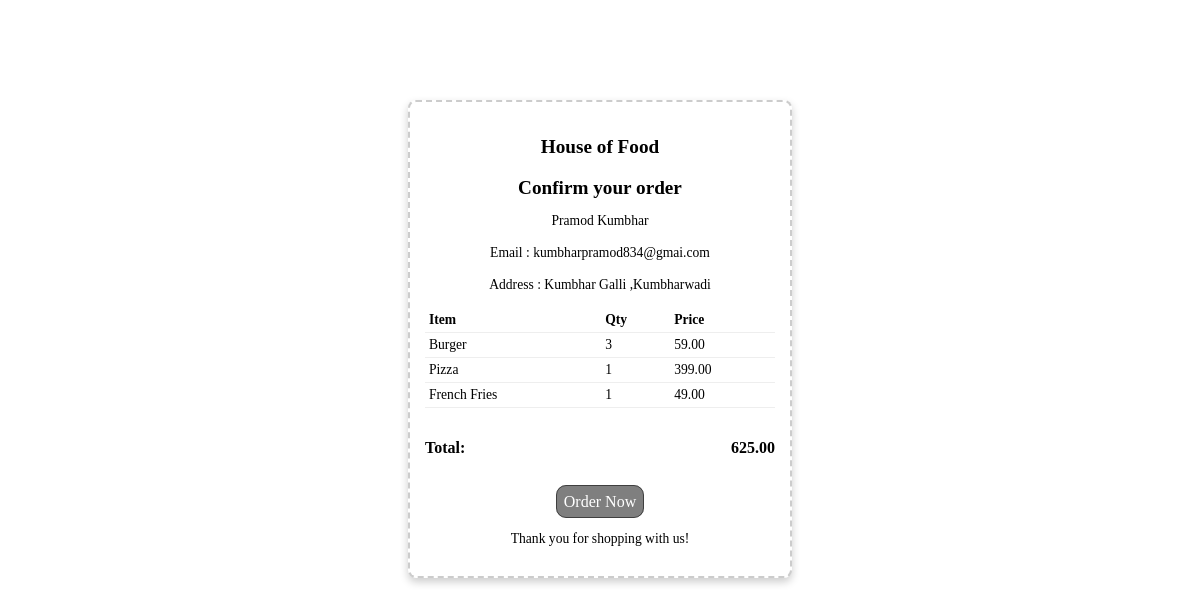
The app's page /hotel/order/ (signed in) with its own data.
### login/models.py (models this page shows, shortened)
class Userdata(models.Model):
    first_name = models.CharField(max_length=100, default="Unknown")
    last_name = models.CharField(max_length=100, default="Unknown")
    address = models.CharField(max_length=200, default="Unknown")
    username = models.CharField(max_length=100, unique=True)
    email = models.EmailField(unique=True)
    phone = models.IntegerField(default=0000000000)
    password = models.CharField(max_length=14)

### hotel_web/models.py (models this page shows, shortened)
class CartItem(models.Model):
    cart = models.ForeignKey(Cart, on_delete=models.CASCADE)
    product = models.ForeignKey(Product, on_delete=models.CASCADE)
    quantity = models.PositiveIntegerField(default=1)
    def total_price(self):
        return self.product.price * self.quantity

class Product(models.Model):
    STATUS_CHOICES = [("AVAILABLE", "available"),
              ("UNAVAILABLE", "unavailable")]
    product_id = models.AutoField
    product_name = models.CharField(max_length=200)
    disc = models.TextField(max_length=80)
    price = models.DecimalField(max_digits = 10, decimal_places=2)
    image = models.ImageField(upload_to='products/images')
    status = models.CharField(max_length=12, choices=STATUS_CHOICES, default="AVAILABLE")

### login/decorators.py (the view)
    def wrapper(request, *args, **kwargs):
        if not request.session.get("user_id"):
            messages.error(request, "You must be logged in to access this page.")
            return redirect("loginapp:login")  # Redirect to your customer login page
        return view_func(request, *args, **kwargs)

### hotel_web/views.py (called while the page is built)
@login_required_custom
def order_detail(request):
    user = get_object_or_404(Userdata, id=request.session.get("user_id"))
    try:
        cart, created = Cart.objects.get_or_create(user=user)
        cart_items = CartItem.objects.filter(cart=cart)
        total_price = sum(item.total_price() for item in cart_items)
    except Exception as e:
        messages.error(request, f"Error occurred: {str(e)}")
        cart_items = []
        total_price = 0
    return render(request, 'hotel_web/order.html', {'cart_items': cart_items, 'total_price': total_price, 'user': user})

### templates/hotel_web/order.html (shortened to what this page needs)
<!DOCTYPE html>
<html lang="en">
{% load static %}
<head>
    <link rel="stylesheet" href="{% static 'order.css' %}">
</head>
<body>
    <div class="receipt">
        <p class="shop-name">House of Food</p>
        <p class="shop-name">Confirm your order</p>
        <p class="info">
            {{ user.first_name }} {{ user.last_name }}<br><br>
            Email : {{ user.email }}<br><br>
            Address : {{ user.address }}<br>
        </p>
        <table>
            <thead>
                <tr>
                    <th>Item</th>
                    <th>Qty</th>
                    <th>Price</th>
                </tr>
            </thead>
            {% for item in cart_items %}
                <tbody>
                    <tr>
                        <td>{{ item.product.product_name }}</td>
                        <td>{{ item.quantity }}</td>
                        <td>{{ item.product.price }}</td>
                    </tr>
                </tbody>
            {% endfor %}
        </table>
        <div class="total">
            <p>Total:</p>
            <p>{{ total_price }}</p>
        </div>
        <div class='button-container'>
            <a href="{% url 'hotelapp:place_order' %}" class="order-button">Order Now</a>
        </div>
        <p class="thanks">Thank you for shopping with us!</p>
    </div>
</body>
</html>

### static/order.css (style rules this page uses)
body { align-items: center; align-content: center; justify-content: center; justify-items: center; margin-top: 100px; }
.receipt { width: 350px; background: white; border: 2px dashed #ccc; padding: 15px; border-radius: 8px; box-shadow: 0 4px 8px rgba(0, 0, 0, 0.2); }
.shop-name { font-size: 1.2rem; font-weight: bold; text-align: center; margin-bottom: 10px; }
.info { text-align: center; font-size: 0.85rem; margin-bottom: 15px; }
.receipt table { width: 100%; border-collapse: collapse; margin-bottom: 15px; font-size: 0.85rem; }
.receipt table th, .receipt table td { padding: 4px; text-align: left; border-bottom: 1px solid #eee; }
.total { display: flex; justify-content: space-between; font-size: 1rem; font-weight: bold; margin-bottom: 15px; }
.button-container { text-align: center; margin: 20px; }
.order-button { text-decoration: none; color: white; text-align: center; padding: 7px; background-color: rgba(0, 0, 0, 0.5); border: 1px solid rgba(0, 0, 0, 0.5); border-radius: 10px; }
.thanks { font-size: 0.85rem; text-align: center; margin-top: 10px; }

### records on screen
Userdata: first_name "Pramod", last_name "Kumbhar", email "kumbharpramod834@gmai.com", address "Kumbhar Galli ,Kumbharwadi"
CartItem: product.product_name "Burger", quantity "3", product.price "59.00"
CartItem: product.product_name "Pizza", quantity "1", product.price "399.00"
CartItem: product.product_name "French Fries", quantity "1", product.price "49.00"

### other values on screen
{{ total_price }} "625.00"
